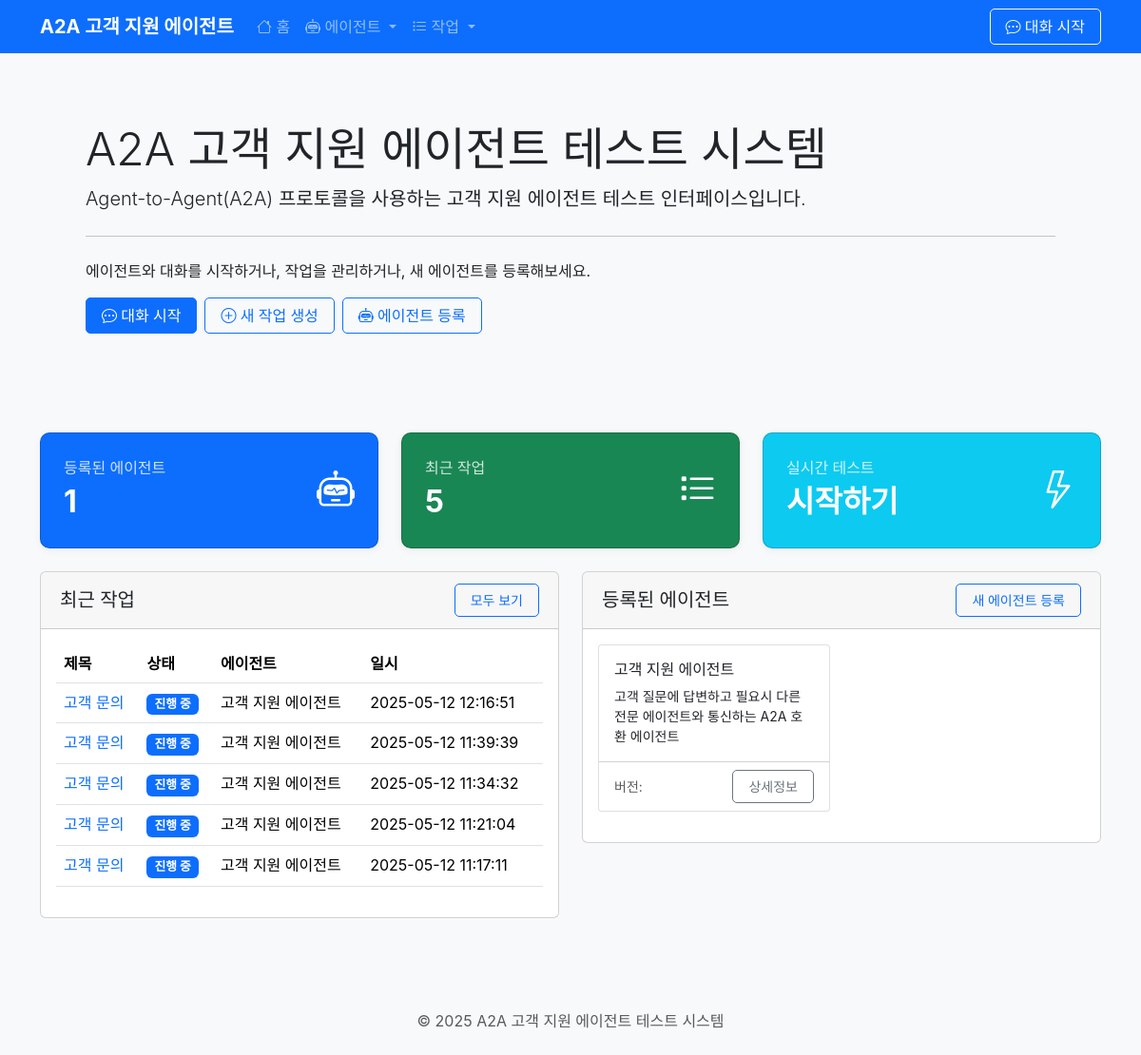
The page / on the database its author committed.
### tables this page shows
CREATE TABLE tasks (
            id TEXT PRIMARY KEY,
            title TEXT NOT NULL,
            description TEXT,
            status TEXT NOT NULL,
            agent_id TEXT NOT NULL,
            created_at TIMESTAMP DEFAULT CURRENT_TIMESTAMP,
            updated_at TIMESTAMP DEFAULT CURRENT_TIMESTAMP,
            metadata TEXT, -- JSON 형식으로 저장
            FOREIGN KEY (agent_id) REFERENCES agents (id)
        );

CREATE TABLE agents (
            id TEXT PRIMARY KEY,
            name TEXT NOT NULL,
            description TEXT,
            version TEXT,
            base_url TEXT NOT NULL,
            auth_required INTEGER DEFAULT 0,
            created_at TIMESTAMP DEFAULT CURRENT_TIMESTAMP
        );

### api/web_routes.py (the view)
@web_router.get("/", response_class=HTMLResponse)
async def index(request: Request):
    recent_tasks = db.get_recent_tasks(5)
    agents = db.get_all_agents()
    return templates.TemplateResponse(
        "index.html",
        {
            "request": request,
            "recent_tasks": recent_tasks,
            "agents": agents
        }
    )

### templates/index.html (shortened to what this page needs)
{% extends "base.html" %}
{% block content %}
<div class="row mb-4">
    <div class="col-lg-12">
        <div class="jumbotron bg-light p-5 rounded">
            <h1 class="display-5">A2A 고객 지원 에이전트 테스트 시스템</h1>
            <p class="lead">Agent-to-Agent(A2A) 프로토콜을 사용하는 고객 지원 에이전트 테스트 인터페이스입니다.</p>
            <hr class="my-4">
            <p>에이전트와 대화를 시작하거나, 작업을 관리하거나, 새 에이전트를 등록해보세요.</p>
            <div class="d-flex gap-2">
                <a href="/chat" class="btn btn-primary">
                    <i class="bi bi-chat-dots"></i> 대화 시작
                </a>
                <a href="/tasks/create" class="btn btn-outline-primary">
                    <i class="bi bi-plus-circle"></i> 새 작업 생성
                </a>
                <a href="/agents/register" class="btn btn-outline-primary">
                    <i class="bi bi-robot"></i> 에이전트 등록
                </a>
            </div>
        </div>
    </div>
</div>
<div class="row mb-4">
    <div class="col-md-4">
        <div class="card stat-card bg-primary text-white">
            <div class="card-body">
                <div class="d-flex justify-content-between align-items-center">
                    <div>
                        <div class="stat-label">등록된 에이전트</div>
                        <div class="stat-value">{{ agents|length }}</div>
                    </div>
                    <i class="bi bi-robot fs-1"></i>
                </div>
            </div>
        </div>
    </div>
    <div class="col-md-4">
        <div class="card stat-card bg-success text-white">
            <div class="card-body">
                <div class="d-flex justify-content-between align-items-center">
                    <div>
                        <div class="stat-label">최근 작업</div>
                        <div class="stat-value">{{ recent_tasks|length }}</div>
                    </div>
                    <i class="bi bi-list-task fs-1"></i>
                </div>
            </div>
        </div>
    </div>
    <div class="col-md-4">
        <div class="card stat-card bg-info text-white">
            <div class="card-body">
                <div class="d-flex justify-content-between align-items-center">
                    <div>
                        <div class="stat-label">실시간 테스트</div>
                        <div class="stat-value">시작하기</div>
                    </div>
                    <i class="bi bi-lightning fs-1"></i>
                </div>
            </div>
        </div>
    </div>
</div>
<div class="row">
    <div class="col-lg-6">
        <div class="card mb-4">
            <div class="card-header d-flex justify-content-between align-items-center">
                <h5 class="mb-0">최근 작업</h5>
                <a href="/tasks" class="btn btn-sm btn-outline-primary">모두 보기</a>
            </div>
            <div class="card-body">
                {% if recent_tasks %}
                    <div class="table-responsive">
                        <table class="table table-hover">
                            <thead>
                                <tr>
                                    <th>제목</th>
                                    <th>상태</th>
                                    <th>에이전트</th>
                                    <th>일시</th>
                                </tr>
                            </thead>
                            <tbody>
                                {% for task in recent_tasks %}
                                    <tr>
                                        <td>
                                            <a href="/tasks/{{ task.id }}" class="text-decoration-none">
                                                {{ task.title|truncate(30) }}
                                            </a>
                                        </td>
                                        <td>
                                            {% if task.status == 'created' %}
                                                <span class="badge bg-secondary">생성됨</span>
                                            {% elif task.status == 'in_progress' %}
                                                <span class="badge bg-primary">진행 중</span>
                                            {% elif task.status == 'waiting_for_input' %}
                                                <span class="badge bg-warning">입력 대기</span>
                                            {% elif task.status == 'completed' %}
                                                <span class="badge bg-success">완료</span>
                                            {% elif task.status == 'failed' %}
                                                <span class="badge bg-danger">실패</span>
                                            {% else %}
                                                <span class="badge bg-secondary">{{ task.status }}</span>
                                            {% endif %}
                                        </td>
                                        <td>{{ task.agent_name }}</td>
                                        <td>{{ task.updated_at }}</td>
                                    </tr>
                                {% endfor %}
                            </tbody>
                        </table>
                    </div>
                {% else %}
                    <div class="text-center p-4">
                        <i class="bi bi-inbox fs-1 text-muted"></i>
                        <p class="text-muted mt-2">아직 작업이 없습니다</p>
                        <a href="/tasks/create" class="btn btn-primary btn-sm">새 작업 생성</a>
                    </div>
                {% endif %}
            </div>
        </div>
    </div>
    <div class="col-lg-6">
        <div class="card">
            <div class="card-header d-flex justify-content-between align-items-center">
                <h5 class="mb-0">등록된 에이전트</h5>
                <a href="/agents/register" class="btn btn-sm btn-outline-primary">새 에이전트 등록</a>
            </div>
            <div class="card-body">
                {% if agents %}
                    <div class="row">
                        {% for agent in agents %}
                            <div class="col-md-6 mb-3">
                                <div class="card h-100 dashboard-card">
                                    <div class="card-body">
                                        <h6 class="card-title">{{ agent.name }}</h6>
                                        <p class="card-text small">{{ agent.description|truncate(80) }}</p>
                                    </div>
                                    <div class="card-footer bg-transparent d-flex justify-content-between align-items-center">
                                        <small class="text-muted">버전: {{ agent.version }}</small>
                                        <a href="/agents/{{ agent.id }}" class="btn btn-sm btn-outline-secondary">
                                            상세정보
                                        </a>
                                    </div>
                                </div>
                            </div>
                        {% endfor %}
                    </div>
                {% else %}
                    <div class="text-center p-4">
                        <i class="bi bi-robot fs-1 text-muted"></i>
                        <p class="text-muted mt-2">등록된 에이전트가 없습니다</p>
                        <a href="/agents/register" class="btn btn-primary btn-sm">에이전트 등록</a>
                    </div>
                {% endif %}
            </div>
        </div>
    </div>
</div>
{% endblock %}

### templates/base.html (shortened to what this page needs)
<!DOCTYPE html>
<html lang="ko">
<head>
    <link href="https://cdn.jsdelivr.net/npm/bootstrap@5.3.2/dist/css/bootstrap.min.css" rel="stylesheet">
    <link href="https://cdn.jsdelivr.net/npm/bootstrap-icons@1.11.1/font/bootstrap-icons.css" rel="stylesheet">
    <link href="/static/css/main.css" rel="stylesheet">
</head>
<body>
    <nav class="navbar navbar-expand-lg navbar-dark bg-primary mb-4">
        <div class="container">
            <a class="navbar-brand" href="/">A2A 고객 지원 에이전트</a>
            <div class="collapse navbar-collapse" id="navbarNav">
                <ul class="navbar-nav me-auto">
                    <li class="nav-item">
                        <a class="nav-link" href="/"><i class="bi bi-house"></i> 홈</a>
                    </li>
                    <li class="nav-item dropdown">
                        <a class="nav-link dropdown-toggle" href="#" id="agentDropdown" role="button" data-bs-toggle="dropdown">
                            <i class="bi bi-robot"></i> 에이전트
                        </a>
                    </li>
                    <li class="nav-item dropdown">
                        <a class="nav-link dropdown-toggle" href="#" id="taskDropdown" role="button" data-bs-toggle="dropdown">
                            <i class="bi bi-list-task"></i> 작업
                        </a>
                    </li>
                </ul>
                <div class="d-flex">
                    <a href="/chat" class="btn btn-outline-light">
                        <i class="bi bi-chat-dots"></i> 대화 시작
                    </a>
                </div>
            </div>
        </div>
    </nav>
    <div class="container mb-5">
        {% block content %}{% endblock %}
    </div>
    <footer class="bg-light py-4 mt-auto">
        <div class="container text-center">
            <p class="mb-0 text-muted">
                &copy; 2025 A2A 고객 지원 에이전트 테스트 시스템
            </p>
        </div>
    </footer>
</body>
</html>

### static/css/main.css (style rules this page uses)
.badge { font-size: 0.8rem; padding: 5px 8px; }
.dashboard-card { height: 100%; transition: transform 0.2s; border: 1px solid rgba(0,0,0,.125); border-radius: 0.25rem; }
.stat-card { border-radius: 10px; overflow: hidden; box-shadow: 0 2px 10px rgba(0, 0, 0, 0.05); transition: all 0.3s ease; }
.stat-card .card-body { padding: 1.5rem; }
.stat-value { font-size: 2rem; font-weight: bold; }
.stat-label { color: rgba(255, 255, 255, 0.8); font-size: 1rem; font-weight: 500; }
.jumbotron { border-radius: 0.3rem; margin-bottom: 2rem; }
.btn { border-radius: 5px; padding: 0.375rem 1rem; font-weight: 500; transition: all 0.2s; }
.btn-primary { background-color: #0d6efd; border-color: #0d6efd; }
.btn-outline-primary { color: #0d6efd; border-color: #0d6efd; }
.card-header { background-color: rgba(0, 0, 0, 0.03); padding: 0.75rem 1.25rem; display: flex; justify-content: space-between; align-items: center; }

### templates/base.html (style rules this page uses)
body { font-family: 'Pretendard', -apple-system, BlinkMacSystemFont, system-ui, Roboto, 'Helvetica Neue', sans-serif; background-color: #f8f9fa; }
.navbar-brand { font-weight: bold; }

### rows shown on the page
tasks: title "고객 문의", status "진행 중", agent_name "고객 지원 에이전트", updated_at "2025-05-12 12:16:51"
tasks: title "고객 문의", status "진행 중", agent_name "고객 지원 에이전트", updated_at "2025-05-12 11:39:39"
tasks: title "고객 문의", status "진행 중", agent_name "고객 지원 에이전트", updated_at "2025-05-12 11:34:32"
tasks: title "고객 문의", status "진행 중", agent_name "고객 지원 에이전트", updated_at "2025-05-12 11:21:04"
tasks: title "고객 문의", status "진행 중", agent_name "고객 지원 에이전트", updated_at "2025-05-12 11:17:11"
agents: name "고객 지원 에이전트", description "고객 질문에 답변하고 필요시 다른 전문 에이전트와 통신하는 A2A 호환 에이전트"

### other values the page prints
{{ agents|length }} "1"
{{ recent_tasks|length }} "5"
